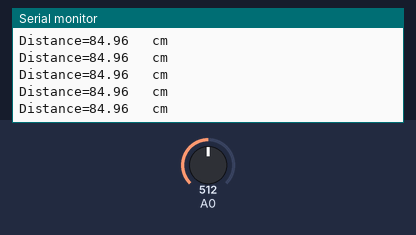
This sketch was run on a simulated Arduino Uno, built with avr-gcc and run on an emulated ATmega328P. On the bench: the last lines printed to the serial monitor. The inputs (shaded band) are chosen by the test bench; at power-on: A0 = 512.

Above: at 1.2 s.
1.3 s: A0 set to 0
At 1.32 s:
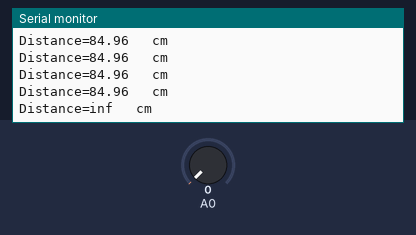
3.2 s: A0 set to 122
At 3.23 s:
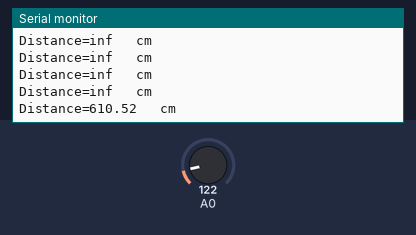

The sketch:

sharp_distance_sensor_10to80_20to150cm.ino.ino
```cpp
#include <Wire.h>
int x;
float V, Distance ;

void setup() {
Serial.begin(9600);
}

void loop() {
x = analogRead(A0);
V = x*5.000000/1023.000000 ;
//Distance = 60.374*pow(V , -1.16); //GP2Y0A02YK0F (20150)
//Distance = 29.988*pow(V , -1.173); //GP2Y0A21YK (1080)
//Distance (cm)= 27.726X POW(Output_voltage, -1.2045)
//Distance = 12.08*pow(V , -1.058);  //GP2YA41SK0F (0430)
Distance = 299.88*pow(V , -1.375); //GP2Y0A21YK (137500)
//Distance (cm) = 1/((Output_voltage_mV – 1125)/137500)

Serial.print("Distance=");
Serial.print(Distance);
Serial.println("   cm ");

delay(100);
}
```

Measured:
- after the input at 1.3 s, the serial monitor: prints a new line at once (image 1)
- after the input at 3.2 s, the serial monitor: prints a new line at once (image 2)
